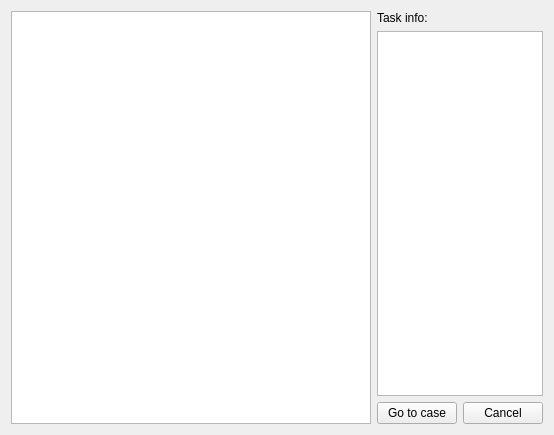
<?xml version="1.0" encoding="UTF-8"?>
<ui version="4.0">
 <class>CWE07</class>
 <widget class="QWidget" name="CWE07">
  <property name="geometry">
   <rect>
    <x>0</x>
    <y>0</y>
    <width>554</width>
    <height>435</height>
   </rect>
  </property>
  <property name="windowTitle">
   <string>Form</string>
  </property>
  <layout class="QGridLayout" name="gridLayout">
   <item row="2" column="2">
    <widget class="QPushButton" name="btn_cancel">
     <property name="sizePolicy">
      <sizepolicy hsizetype="Minimum" vsizetype="Fixed">
       <horstretch>1</horstretch>
       <verstretch>0</verstretch>
      </sizepolicy>
     </property>
     <property name="text">
      <string>Cancel</string>
     </property>
    </widget>
   </item>
   <item row="1" column="1" colspan="2">
    <widget class="QTextBrowser" name="textBrowserTaskInfo">
     <property name="sizePolicy">
      <sizepolicy hsizetype="Expanding" vsizetype="Expanding">
       <horstretch>1</horstretch>
       <verstretch>0</verstretch>
      </sizepolicy>
     </property>
    </widget>
   </item>
   <item row="2" column="1">
    <widget class="QPushButton" name="btn_goToCase">
     <property name="sizePolicy">
      <sizepolicy hsizetype="Minimum" vsizetype="Fixed">
       <horstretch>1</horstretch>
       <verstretch>0</verstretch>
      </sizepolicy>
     </property>
     <property name="text">
      <string>Go to case</string>
     </property>
    </widget>
   </item>
   <item row="0" column="1">
    <widget class="QLabel" name="label">
     <property name="text">
      <string>Task info:</string>
     </property>
    </widget>
   </item>
   <item row="0" column="0" rowspan="3">
    <widget class="QColumnView" name="columnView">
     <property name="sizePolicy">
      <sizepolicy hsizetype="Expanding" vsizetype="Expanding">
       <horstretch>5</horstretch>
       <verstretch>0</verstretch>
      </sizepolicy>
     </property>
    </widget>
   </item>
  </layout>
 </widget>
 <resources/>
 <connections/>
</ui>
